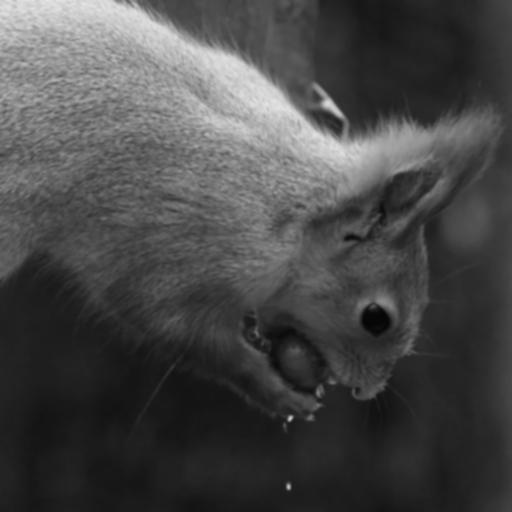
#> input picture zestaw4/wiewiorka_filtered.png, 512 x 512 px
$ python apply_zad24.py
#> lines starting #> are read from the running program, lines starting #| are printed output that depends on the picture
#!/usr/bin/env python3
"""Zadanie 24: Dekonwolucja metodą Van Citterta

Wejście: `wiewiorka_filtered.png` (obrazu przefiltrowany filtrem Newtona podanego w zadaniu)

Zadania:
- Uruchomić Van Cittert dla k = 2, 5, 15 iteracji (relaksacja alpha = 1.0 domyślnie)
- Zapisz obrazy przywrócone oraz obrazy różnic (symetryczne, wizualizowane wokół mid-gray)
- Zapisz też surowe tablice jako .npy

Użycie: python3 apply_zad24.py [--alpha 1.0]
"""
import os
import argparse
import numpy as np
from PIL import Image


def ensure_dir(p):
    if not os.path.exists(p):
        os.makedirs(p, exist_ok=True)


def to_gray(arr):
    # arr: HxWx3 or HxW
    if arr.ndim == 3 and arr.shape[2] == 3:
        # convert to luminance using Rec. 601
        r, g, b = arr[...,0], arr[...,1], arr[...,2]
        y = 0.299*r + 0.587*g + 0.114*b
        return y
    return arr


def conv2d_fft(image, kernel):
    # image, kernel: 2D floats
    s1 = image.shape
    s2 = kernel.shape
    out_shape = (s1[0] + s2[0] - 1, s1[1] + s2[1] - 1)
    # FFT-based convolution
    fsize = [int(2**np.ceil(np.log2(n))) for n in out_shape]
    FI = np.fft.rfftn(image, fsize)
    FK = np.fft.rfftn(kernel, fsize)
    conv = np.fft.irfftn(FI * FK, fsize)
    # crop to valid full conv region then extract same size as image with center depending on kernel anchor
    # We'll return same size as image using 'same' mode (centered)
    start0 = (s2[0] - 1) // 2
    start1 = (s2[1] - 1) // 2
    end0 = start0 + s1[0]
    end1 = start1 + s1[1]
    return conv[start0:end0, start1:end1]


def van_cittert(g, h, k=5, alpha=1.0):
    # g, h: 2D floats. Return f_k after k iterations.
    f = g.copy().astype(np.float32)
    for i in range(k):
        conv_f = conv2d_fft(f, h)
        residual = g - conv_f
        f = f + alpha * residual
    return f


def vis_diff(diff):
    # Map difference to mid-gray visualization: center at 128
    maxabs = max(1.0, np.abs(diff).max())
    vis = ((diff / (2.0 * maxabs)) + 0.5) * 255.0
    vis = np.clip(vis, 0, 255).astype(np.uint8)
    return vis


def main():
    parser = argparse.ArgumentParser()
    parser.add_argument('--alpha', type=float, default=1.0, help='Relaxation parameter alpha')
    args = parser.parse_args()

    base = os.path.dirname(__file__)
    inp = os.path.join(base, '..', 'wiewiorka_filtered.png')
    if not os.path.exists(inp):
        inp = os.path.join(base, 'wiewiorka_filtered.png')
    if not os.path.exists(inp):
        print('Input image wiewiorka_filtered.png not found')
        return

    out_dir = base
    ensure_dir(out_dir)

    img = Image.open(inp).convert('RGB')
    arr = np.asarray(img).astype(np.float32)
    # Work on luminance (grayscale) for deconvolution
    g = to_gray(arr)
    # Normalize to 0..255 float (already)

    # Define kernel h (given in task)
    h = np.array([
        [1, 4, 6, 4, 1],
        [4,16,24,16,4],
        [6,24,36,24,6],
        [4,16,24,16,4],
        [1,4,6,4,1]
    ], dtype=np.float32)
    h = h / 256.0

    ks = [2, 5, 15]
    results = {}
    for k in ks:
        f_k = van_cittert(g, h, k=k, alpha=args.alpha)
        # clip to [0,255]
        f_k_clipped = np.clip(f_k, 0, 255).astype(np.uint8)
        results[k] = f_k_clipped
        Image.fromarray(f_k_clipped).save(os.path.join(out_dir, f'wiewiorka_restored_k{k}.png'))
        np.save(os.path.join(out_dir, f'wiewiorka_restored_k{k}.npy'), f_k.astype(np.float32))

        # difference (symmetric) f_k - g visualized
        diff = f_k - g
        diff_vis = vis_diff(diff)
        Image.fromarray(diff_vis).save(os.path.join(out_dir, f'wiewiorka_diff_k{k}.png'))
        np.save(os.path.join(out_dir, f'wiewiorka_diff_k{k}.npy'), diff.astype(np.float32))
#> this loop made 3 passes
#> maxabs in vis_diff on passes 1 to 3: 188.8, 337, 571.2
#> pass 1, in conv2d_fft, `conv = np.fft.irfftn(FI * FK, fsize)`:
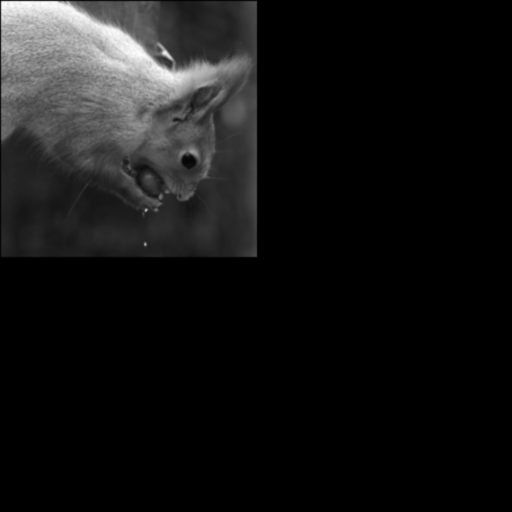
#> conv: shape (1024, 1024) float64 (shown at 1/2 size); min -8.53e-14, max 224.2, mean 18; drawn with min black and max white
#> pass 1, in main, `f_k = van_cittert(g, h, k=k, alpha=args.alpha)`:
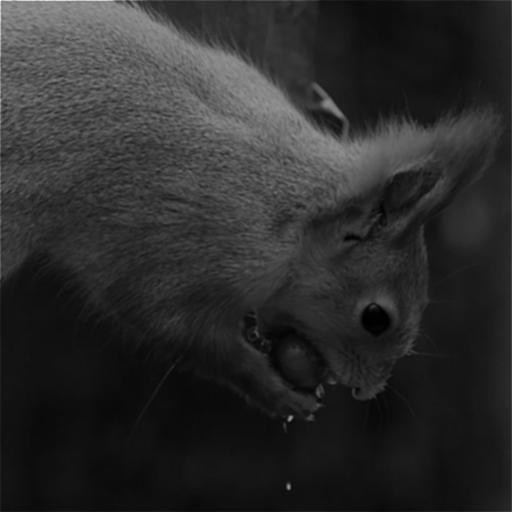
#> f_k: shape (512, 512) float64; min 3.28, max 398.8, mean 72.2; drawn with min black and max white
#> after the loop:
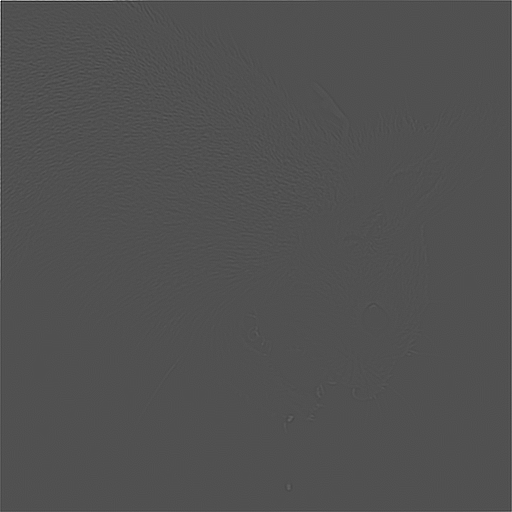
#> diff: shape (512, 512) float64; min -265.7, max 571.2, mean 0.4; drawn with min black and max white
#> after the loop:
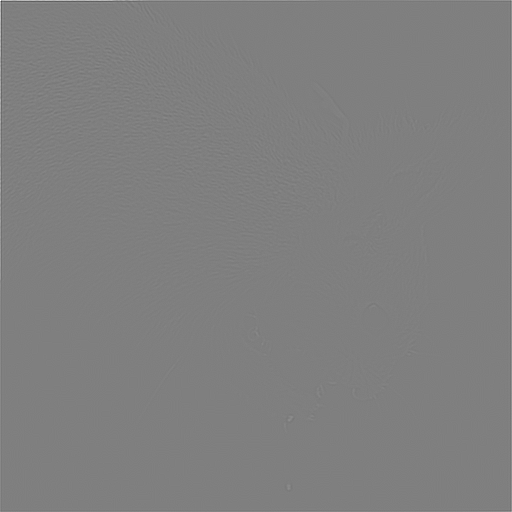
#> diff_vis: shape (512, 512); min 68, max 255, mean 127.1
#> after the loop:
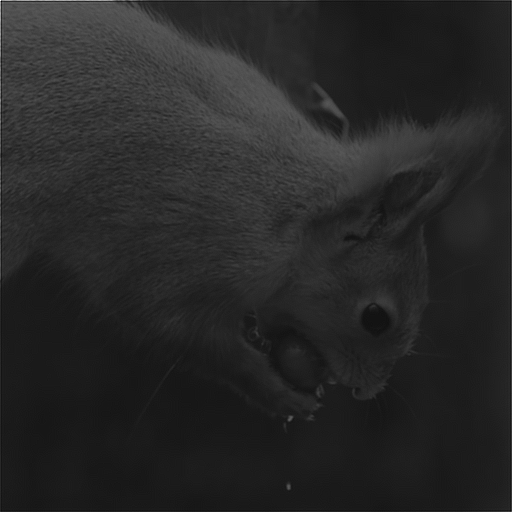
#> f_k: shape (512, 512) float64; min -57.75, max 781.2, mean 72.4; drawn with min black and max white
#> after the loop, results = 3 items

    # Save original grayscale and kernel visualization
    Image.fromarray(g.astype(np.uint8)).save(os.path.join(out_dir, 'wiewiorka_input_gray.png'))
    np.save(os.path.join(out_dir, 'wiewiorka_input_gray.npy'), g.astype(np.float32))

    # Save kernel visualization (scaled)
    kh = (h - h.min()) / (h.max() - h.min()) * 255.0
    Image.fromarray(kh.astype(np.uint8)).save(os.path.join(out_dir, 'kernel_h.png'))

    print('Saved outputs to', out_dir)
#| Saved outputs to zestaw4/zad24
    for k in ks:
        print('k=', k, ': restored ->', os.path.join(out_dir, f'wiewiorka_restored_k{k}.png'))
        print('k=', k, ': diff    ->', os.path.join(out_dir, f'wiewiorka_diff_k{k}.png'))
#> this loop made 3 passes
#| k= 2 : restored -> zestaw4/zad24/wiewiorka_restored_k2.png
#| k= 2 : diff    -> zestaw4/zad24/wiewiorka_diff_k2.png
#| k= 5 : restored -> zestaw4/zad24/wiewiorka_restored_k5.png
#| k= 5 : diff    -> zestaw4/zad24/wiewiorka_diff_k5.png
#| k= 15 : restored -> zestaw4/zad24/wiewiorka_restored_k15.png
#| k= 15 : diff    -> zestaw4/zad24/wiewiorka_diff_k15.png


if __name__ == '__main__':
    main()
